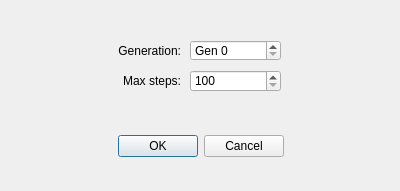
<?xml version="1.0" encoding="UTF-8"?>
<ui version="4.0">
 <class>cart_pole_ui::NewSandboxDialog</class>
 <widget class="QDialog" name="cart_pole_ui::NewSandboxDialog">
  <property name="geometry">
   <rect>
    <x>0</x>
    <y>0</y>
    <width>400</width>
    <height>191</height>
   </rect>
  </property>
  <property name="minimumSize">
   <size>
    <width>400</width>
    <height>191</height>
   </size>
  </property>
  <property name="maximumSize">
   <size>
    <width>400</width>
    <height>191</height>
   </size>
  </property>
  <property name="windowTitle">
   <string>New sandbox window</string>
  </property>
  <property name="modal">
   <bool>true</bool>
  </property>
  <widget class="QDialogButtonBox" name="button_box">
   <property name="geometry">
    <rect>
     <x>10</x>
     <y>130</y>
     <width>381</width>
     <height>32</height>
    </rect>
   </property>
   <property name="orientation">
    <enum>Qt::Horizontal</enum>
   </property>
   <property name="standardButtons">
    <set>QDialogButtonBox::Cancel|QDialogButtonBox::Ok</set>
   </property>
   <property name="centerButtons">
    <bool>true</bool>
   </property>
  </widget>
  <widget class="QLabel" name="label_4">
   <property name="geometry">
    <rect>
     <x>30</x>
     <y>40</y>
     <width>151</width>
     <height>21</height>
    </rect>
   </property>
   <property name="text">
    <string>Generation:</string>
   </property>
   <property name="alignment">
    <set>Qt::AlignRight|Qt::AlignTrailing|Qt::AlignVCenter</set>
   </property>
  </widget>
  <widget class="QSpinBox" name="generation">
   <property name="geometry">
    <rect>
     <x>190</x>
     <y>40</y>
     <width>91</width>
     <height>21</height>
    </rect>
   </property>
   <property name="prefix">
    <string notr="true">Gen </string>
   </property>
   <property name="maximum">
    <number>999999999</number>
   </property>
  </widget>
  <widget class="QLabel" name="label_7">
   <property name="geometry">
    <rect>
     <x>30</x>
     <y>70</y>
     <width>151</width>
     <height>21</height>
    </rect>
   </property>
   <property name="text">
    <string>Max steps:</string>
   </property>
   <property name="alignment">
    <set>Qt::AlignRight|Qt::AlignTrailing|Qt::AlignVCenter</set>
   </property>
  </widget>
  <widget class="QSpinBox" name="max_steps">
   <property name="geometry">
    <rect>
     <x>190</x>
     <y>70</y>
     <width>91</width>
     <height>22</height>
    </rect>
   </property>
   <property name="correctionMode">
    <enum>QAbstractSpinBox::CorrectToNearestValue</enum>
   </property>
   <property name="showGroupSeparator" stdset="0">
    <bool>true</bool>
   </property>
   <property name="minimum">
    <number>100</number>
   </property>
   <property name="maximum">
    <number>10000</number>
   </property>
  </widget>
 </widget>
 <tabstops>
  <tabstop>generation</tabstop>
 </tabstops>
 <resources/>
 <connections>
  <connection>
   <sender>button_box</sender>
   <signal>accepted()</signal>
   <receiver>cart_pole_ui::NewSandboxDialog</receiver>
   <slot>accept()</slot>
   <hints>
    <hint type="sourcelabel">
     <x>200</x>
     <y>155</y>
    </hint>
    <hint type="destinationlabel">
     <x>199</x>
     <y>94</y>
    </hint>
   </hints>
  </connection>
  <connection>
   <sender>button_box</sender>
   <signal>rejected()</signal>
   <receiver>cart_pole_ui::NewSandboxDialog</receiver>
   <slot>reject()</slot>
   <hints>
    <hint type="sourcelabel">
     <x>200</x>
     <y>155</y>
    </hint>
    <hint type="destinationlabel">
     <x>199</x>
     <y>94</y>
    </hint>
   </hints>
  </connection>
 </connections>
</ui>
